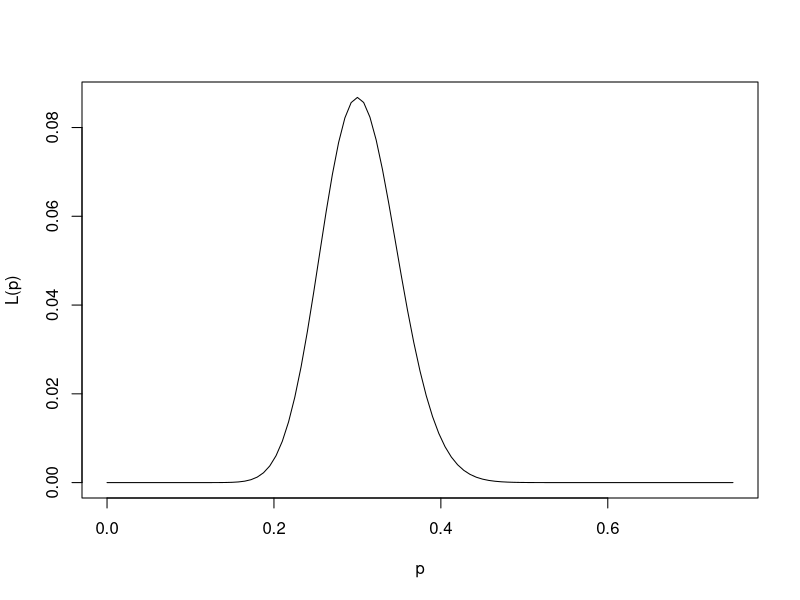
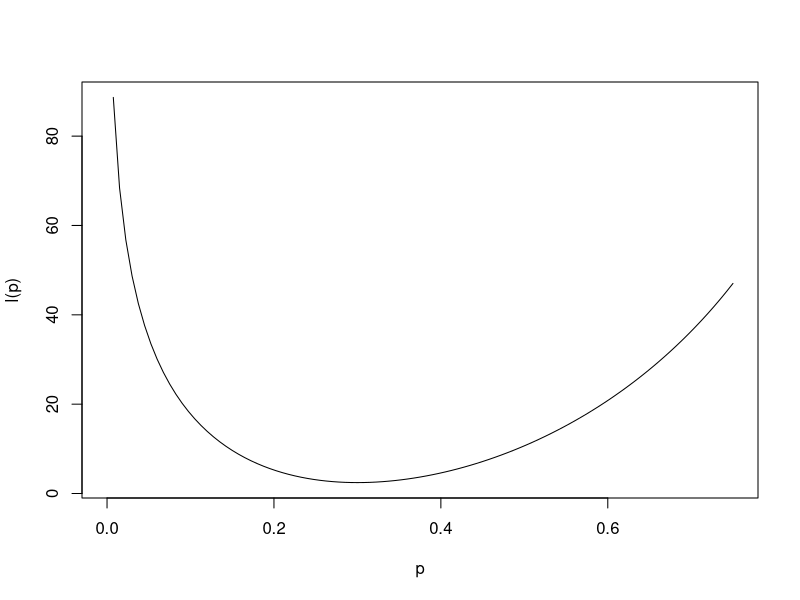
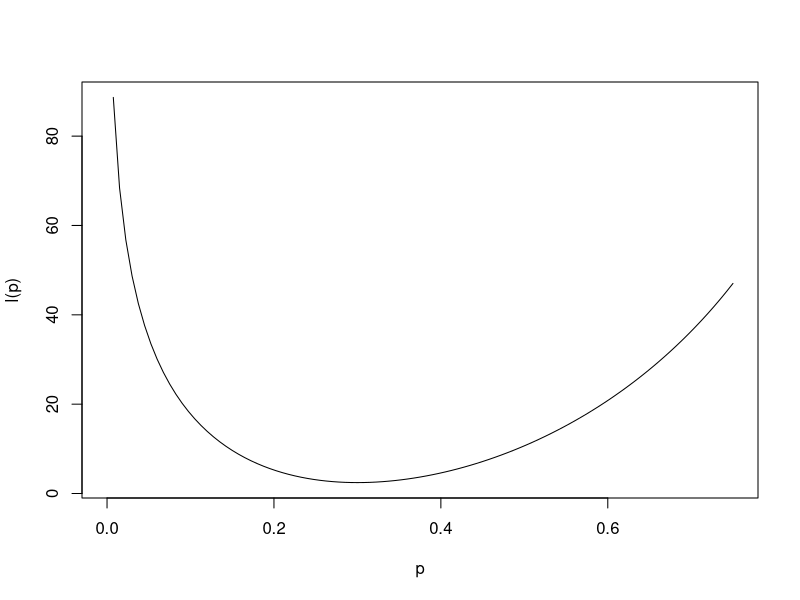
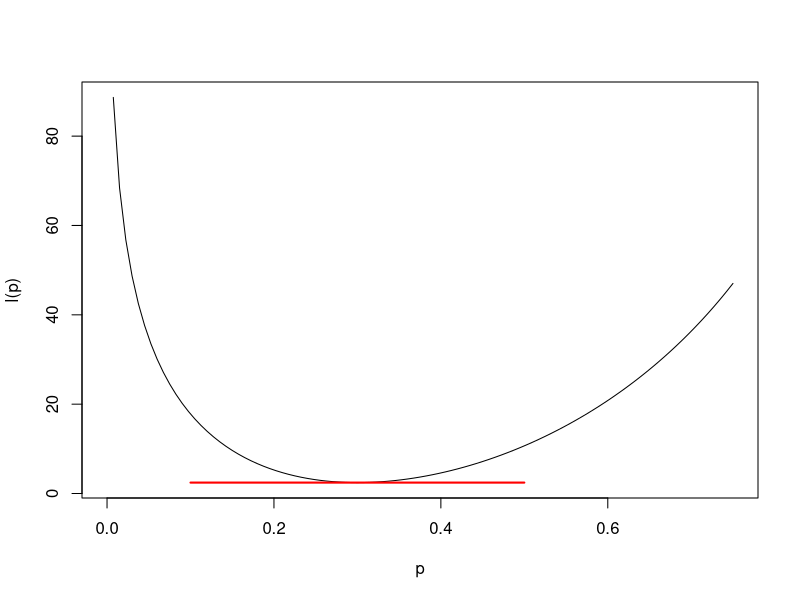
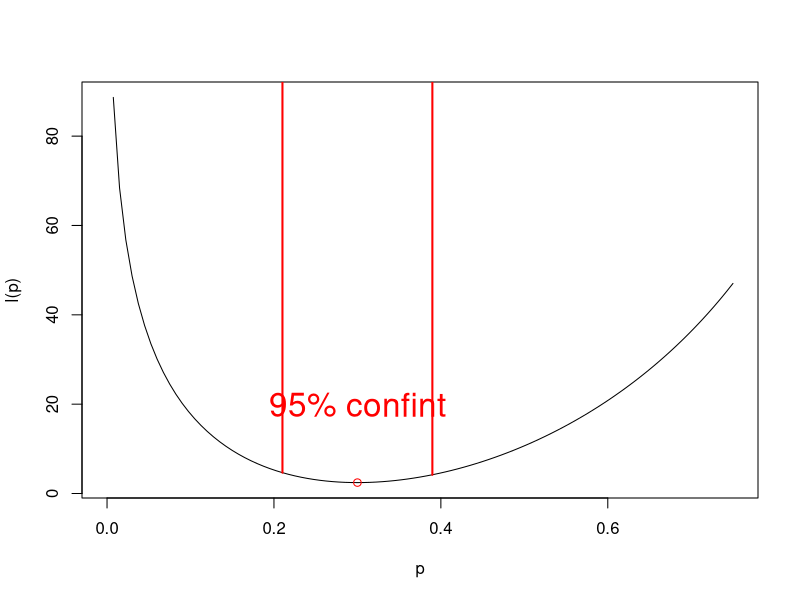
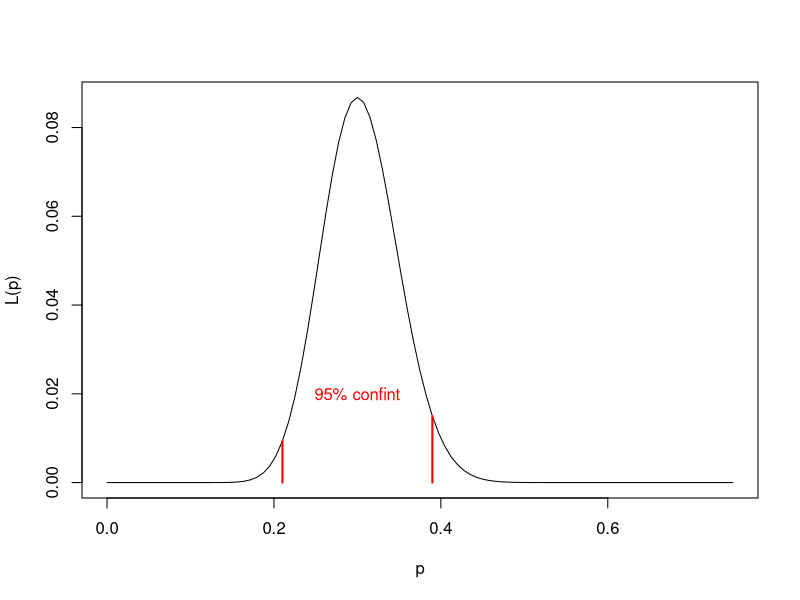

Recreate these plots in R, in order.
## ---- chunk 1
curve(dbinom(30,100,x),0,0.75, ylab = 'L(p)', xlab = 'p')
## ---- chunk 2
curve(-log(dbinom(30,100,x)),0,0.75, ylab = 'l(p)', xlab = 'p')
## ---- chunk 3
curve(-log(dbinom(30,100,x)),0,0.75, ylab = 'l(p)', xlab = 'p')
## ---- chunk 4
curve(-log(dbinom(30,100,x)),0,0.75, ylab = 'l(p)', xlab = 'p')
nll <- -dbinom(30,100,.3,TRUE)
segments(0.1, nll, 0.5, nll, col='red', lwd=2)
## ---- chunk 5
curve(-log(dbinom(30,100,x)),0,0.75, ylab = 'l(p)', xlab = 'p')
nll <- -dbinom(30,100,.3,TRUE)
points(0.3, nll, col = 'red')
confint <- .3 + c(-1,1)*qnorm(.975)*sqrt(.3*.7/100)
segments(confint[1], -log(dbinom(30,100,confint[1])), confint[1], 100, col='red', lwd=2)
segments(confint[2], -log(dbinom(30,100,confint[2])), confint[2], 100, col='red', lwd=2)
text(.3, 20, "95% confint", col='red', cex = 2)
## ---- chunk 6
# get 100 obs
y <- rbinom(n = 100, size = 100, prob = .3)
## ---- chunk 7
mod <- function(theta) {
   -sum(dbinom(x = y, size = 100, prob = theta, log = TRUE))
}
## ---- chunk 8
opt <- optim(par = 0.5, fn = mod, 
             hessian = TRUE, 
             lower = 0.001, upper = 0.999,
             method = "Brent")
## ---- chunk 9
var.est <- 1/opt$hessian #estimated variance is the inverse of hessian
sqrt(var.est) #standard error (se): matches value from Likelihood Review
upper.limit <- opt$par + qnorm(.975)*sqrt(var.est) #calculates 95% confidence interval
lower.limit <- opt$par - qnorm(.975)*sqrt(var.est) #calculates 95% confidence interval
c(lower.limit, upper.limit)
## ---- chunk 10
curve(dbinom(30,100,x),0,0.75, ylab = 'L(p)', xlab = 'p')
conf.int <- c(lower.limit, upper.limit)
segments(confint[1], dbinom(30,100,confint[1]), confint[1], 0, col='red', lwd=2)
segments(confint[2], dbinom(30,100,confint[2]), confint[2], 0, col='red', lwd=2)
text(.3, .02, "95% confint", col='red')
## ---- chunk 11
mod <- lm(y/100~1)
summary(mod)
## ---- chunk 12
mod <- function(theta) {
    p <- 1/(1+exp(-theta)) # inverse logit transformation
   -sum(dbinom(x = y, size = 100, prob = p, log = TRUE))
}
